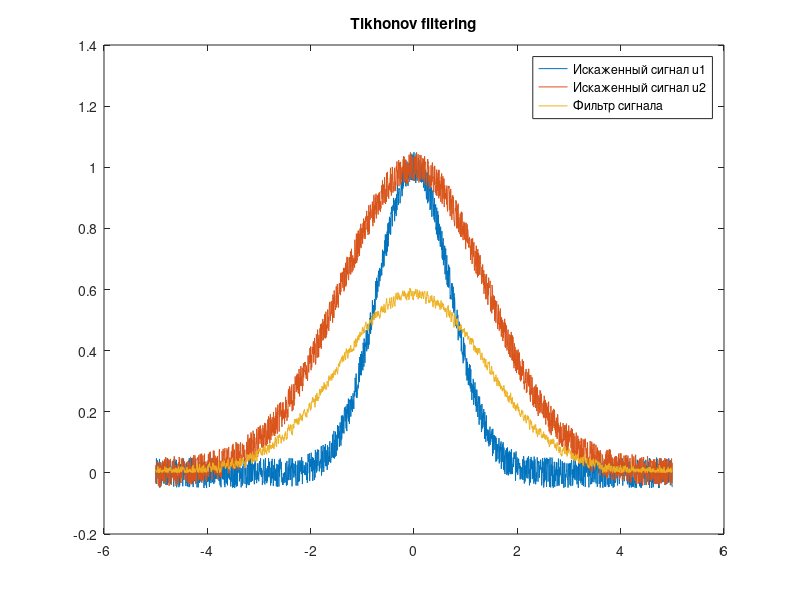

Write MATLAB code to recreate this figure.
function main

% у нас метод регуляризации тихонова. есть 2 сигнала: первый оригинальный,
% второй -- искажённый. и мы получаем фильтр

% Input parameters
A = 1.0;
s1 = 1.0;
s2 = 2.0;

% Borders of calculation
mult = 5;
step = 0.005;
t = -mult:step:mult;

% Pulse generation
u1 = gauspls(t,A,s1);
v1 = fft(u1);

u2 = gauspls(t,A,s2);
v2 = fft(u2);

% Noise generation
NS = 0.05;

n1 = unifrnd(-NS, NS, 1, length(t));
n2 = unifrnd(-NS, NS, 1, length(t));

delta = std(n1);
epsilon = std(n2);

%
% PLOTTING
%

figure(1);
plot(t, u1+n1, t, u2+n2, t, abs(ifft(fft(u2+n2) .* tikhonfilt(v1, v2, step, 2 * mult, delta, epsilon))));
title('Tikhonov filtering');
legend('Искаженный сигнал u1','Искаженный сигнал u2','Фильтр сигнала');

end

% Gaussian pulse generation
function y = gauspls(x,A,s)
	y = A * exp(-(x/s).^2);
end

% Calculation of Tikhonov filter
function h = tikhonfilt(u1, u2, step, T, d, e)
    m = 0:length(u1)-1;
    mult = step / length(u1);
    
    squ = 1 + (2 * pi * m / T).^2;
    
    func = @(x) rhofunc(x, u1, u2, step, T, d, e);
    alpha = fzero(func, [0, 1]);
    
    h = 0:length(u1)-1;
    for k = 1:length(h)
        h(k) = mult * sum(exp(2 * pi * 1i * k .* m / length(u1)) .* u1 .* conj(u2) ./ (abs(u2).^2 .* step^2 + alpha * squ), 2);
    end
end

% Rho-function
function y = rhofunc(x, u1, u2, step, T, d, e)
    m = 0:length(u1)-1;
    mult = step / length(u1);
    
    squ = 1 + (2 * pi * m / T).^2;

    beta = mult * sum(x.^2 * squ .* abs(u1).^2 ./ (abs(u2).^2 * step^2 + x .* squ).^2, 2);
    gamma = mult * sum(abs(u2).^2 * step^2 .* abs(u1).^2 .* squ ./ (abs(u2).^2 * step^2 + x * (1 + 2 * pi * m / T).^2).^2, 2);

    y = beta - (d + e * sqrt(gamma))^2;
end
